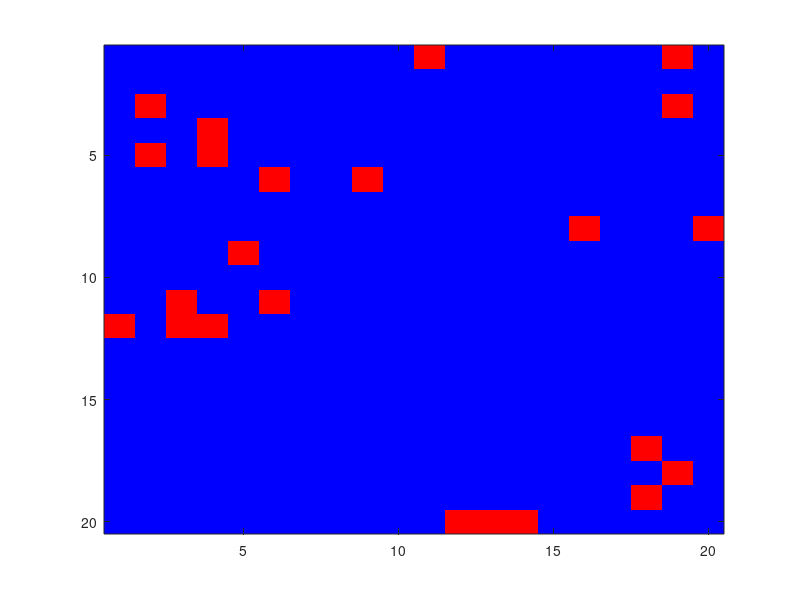

MATLAB code for this plot: (Note: this script raises an error after producing the figure.)
M = 20;
N = 20;
p = 0.03;
f = p *0.0001;

p1 = 0.02;
f1 = p * 0.0001;
x = 500
F = (rand(M, N) < p)+1; %countries with probability p
F1 = F + (rand(M, N) < p1)+2;

colormap([0.5,0.5,.5;0,1,0;0,0,1;1,0,0]);
montage(image(F),image(F1));